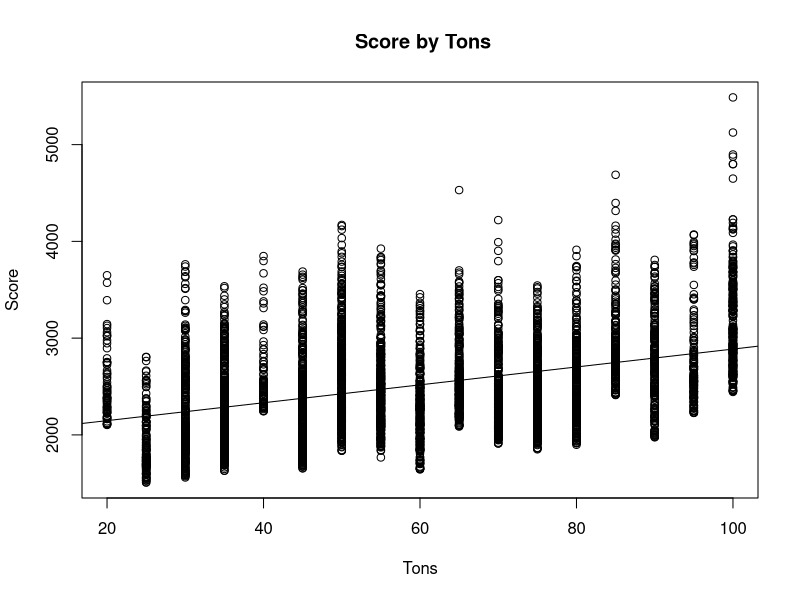
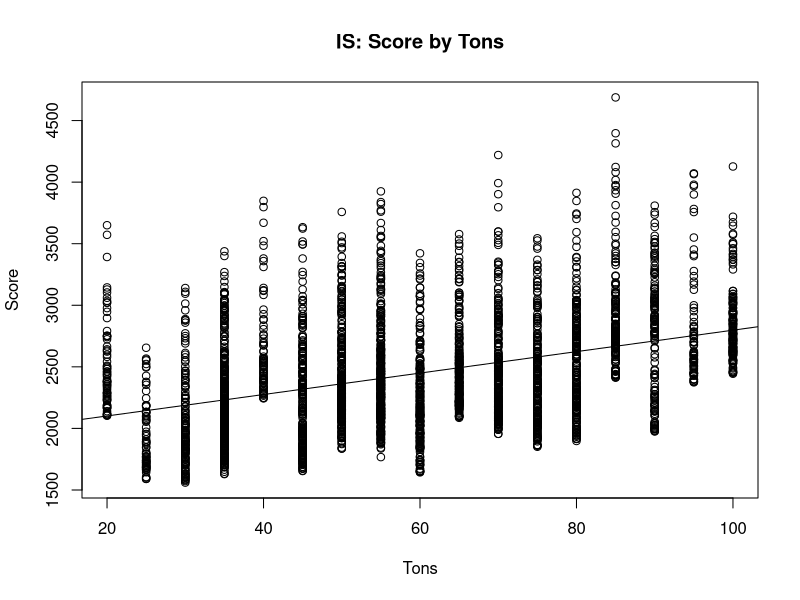
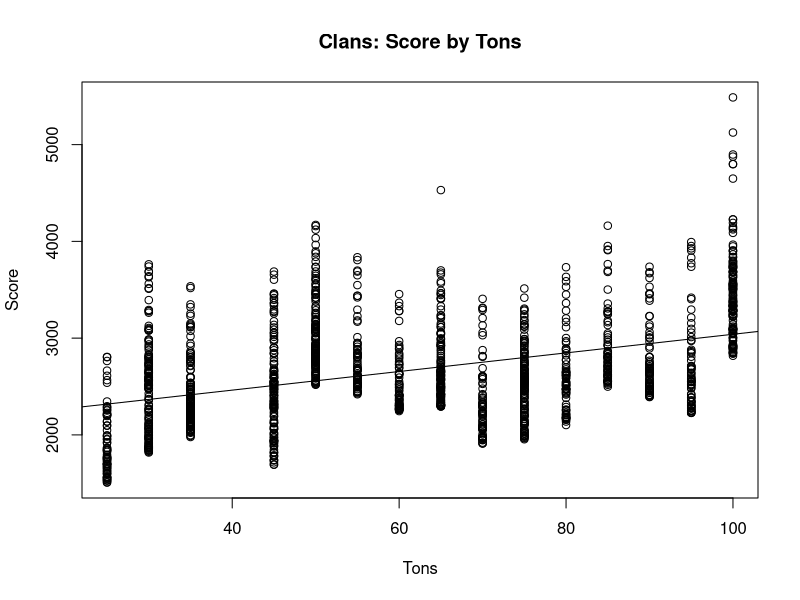

Write R code to recreate these figures, in order.
# R script for calculating linear regressions on MWO leaderboard data
#     Copyright (C) 2016  Nathaniel Roth
# 
# This program is free software: you can redistribute it and/or modify
# it under the terms of the GNU General Public License as published by
# the Free Software Foundation, either version 3 of the License, or
# (at your option) any later version.
# 
# This program is distributed in the hope that it will be useful,
# but WITHOUT ANY WARRANTY; without even the implied warranty of
# MERCHANTABILITY or FITNESS FOR A PARTICULAR PURPOSE.  See the
# GNU General Public License for more details.
# 
# You should have received a copy of the GNU General Public License
# along with this program.  If not, see <http://www.gnu.org/licenses/>.


# Load data and separate into distinct data frames
dfLB <- read.csv("LeaderBoards.csv")
dfFull <- dfLB
dfIS <- dfLB[dfLB$ISCL == 'IS',]
dfClan <- dfLB[dfLB$ISCL == 'Clan',]
dfLight <- dfLB[dfLB$Class == 'Light',]
dfMedium <- dfLB[dfLB$Class == 'Medium',]
dfHeavy <- dfLB[dfLB$Class == 'Heavy',]
dfAssault <- dfLB[dfLB$Class == 'Assault',]

# full DS Analysis
# Linear model for IS Vs Clans  and tonage
lmF_ISCL_Tons  <- lm(Score ~ ISCL + Tons, dfFull)
summary(lmF_ISCL_Tons)


# Linear mode based on tons only
lmF_Tons <- lm(Score ~ Tons, dfFull)
summary(lmF_Tons)

# Plot the tonnage with the prediction
plot(dfFull$Tons, dfFull$Score, main=" Score by Tons", xlab="Tons", ylab="Score")
abline(lm(dfFull$Score~dfFull$Tons))

# Linear model of clan vs IS (just because)
lmf_ISCL <- lm(Score ~ ISCL, dfFull)
summary(lmf_ISCL)

# AOV on IS vs Clan and Tons to identify whether differences are real. 
fit_ISCL_Tons <- aov(Score ~ ISCL*Tons, data=dfFull)
summary(fit_ISCL_Tons)

# IS only
lmIS <- lm(Score ~ Tons, dfIS)
summary(lmIS)
plot(dfIS$Tons, dfIS$Score, main="IS: Score by Tons", xlab="Tons", ylab="Score")
abline(lm(dfIS$Score~dfIS$Tons))


# Clan only
lmClan <- lm(Score ~ Tons, dfClan)
summary(lmClan)
plot(dfClan$Tons, dfClan$Score, main="Clans: Score by Tons", xlab="Tons", ylab="Score")
abline(lm(dfClan$Score~dfClan$Tons))



# predit Full with IS vs Clan and tons
dfFull_ISCL_Tons <- dfFull
dfFull_ISCL_Tons$predAll <- predict(lmF_ISCL_Tons)
dfFull_ISCL_Tons$residAll <- dfFull_ISCL_Tons$Score - dfFull_ISCL_Tons$predAll
mech_mean_ISCL_Tons <- aggregate(. ~ Mech, dfFull_ISCL_Tons, function(Score) c(mean = mean(Score)))
resid_mean_ISCL_Tons <- aggregate(. ~ Mech, dfFull_ISCL_Tons, function(residAll) c(mean = mean(residAll)))
resid_median_ISCL_Tons <- aggregate(. ~ Mech, dfFull_ISCL_Tons, function(residAll) c(median = median(residAll)))
dfResults_ISCL_Tons <- mech_mean_ISCL_Tons[,c("Mech","Score")]
dfResults_ISCL_Tons$pred <- resid_mean_ISCL_Tons$predAll
dfResults_ISCL_Tons$mean_resid <- resid_mean_ISCL_Tons$residAll
dfResults_ISCL_Tons$median_resid <- resid_median_ISCL_Tons$residAll
write.csv(dfResults_ISCL_Tons, file="results_full_ISCL_Tons.csv")


# predit Full with tons
dfFull_Tons <- dfFull
dfFull_Tons$predAll <- predict(lmF_Tons)
dfFull_Tons$residAll <- dfFull_Tons$Score - dfFull_Tons$predAll
mech_mean_Tons <- aggregate(. ~ Mech, dfFull_Tons, function(Score) c(mean = mean(Score)))
resid_mean_Tons <- aggregate(. ~ Mech, dfFull_Tons, function(residAll) c(mean = mean(residAll)))
resid_median_Tons <- aggregate(. ~ Mech, dfFull_Tons, function(residAll) c(median = median(residAll)))
dfResults_Tons <- mech_mean_Tons[,c("Mech","Score")]
dfResults_Tons$pred <- resid_mean_Tons$predAll
dfResults_Tons$mean_resid <- resid_mean_Tons$residAll
dfResults_Tons$median_resid <- resid_median_Tons$residAll
write.csv(dfResults_Tons, file="results_full_tons.csv")

# predit Full with tons Ln Ln tranformations
dfFull_Tons_log <- dfFull
dfFull_Tons_log$lScore <- log(dfFull_Tons_log$Score)
dfFull_Tons_log$lTons <- log(dfFull_Tons_log$Tons)
lmF_logTons_cl <- lm(lScore ~ lTons + ISCL, dfFull_Tons_log)
summary(lmF_logTons_cl)
lmF_logTons <- lm(lScore ~ lTons, dfFull_Tons_log)
summary(lmF_logTons)
dfFull_Tons_log$predAll <- predict(lmF_logTons)
dfFull_Tons_log$residAll <- dfFull_Tons_log$lScore - dfFull_Tons_log$predAll
mech_mean_Tons <- aggregate(. ~ Mech, dfFull_Tons_log, function(lScore) c(mean = mean(lScore)))
resid_mean_Tons <- aggregate(. ~ Mech, dfFull_Tons_log, function(residAll) c(mean = mean(residAll)))
resid_median_Tons <- aggregate(. ~ Mech, dfFull_Tons_log, function(residAll) c(median = median(residAll)))
dfResults_Tons <- mech_mean_Tons[,c("Mech","lScore")]
dfResults_Tons$pred <- resid_mean_Tons$predAll
dfResults_Tons$mean_resid <- resid_mean_Tons$residAll
dfResults_Tons$median_resid <- resid_median_Tons$residAll
write.csv(dfResults_Tons, file="results_full_tons_ll.csv")

